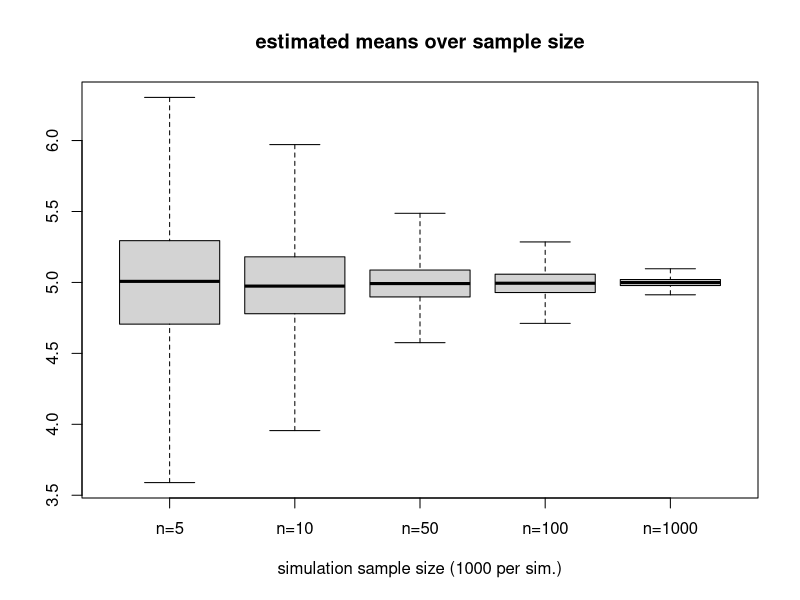
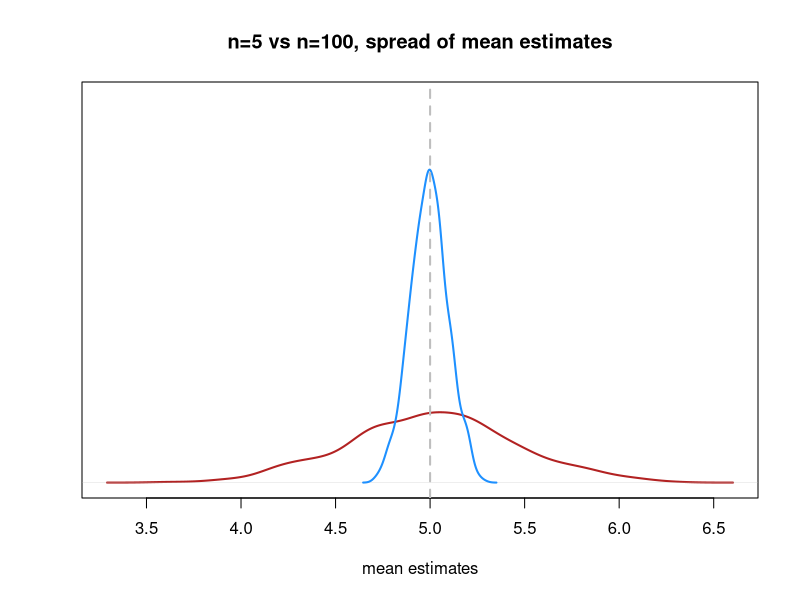
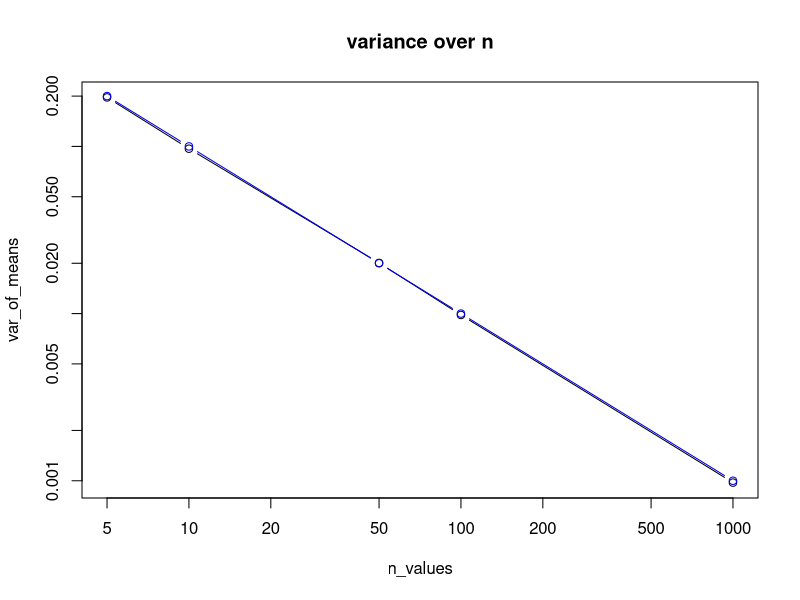
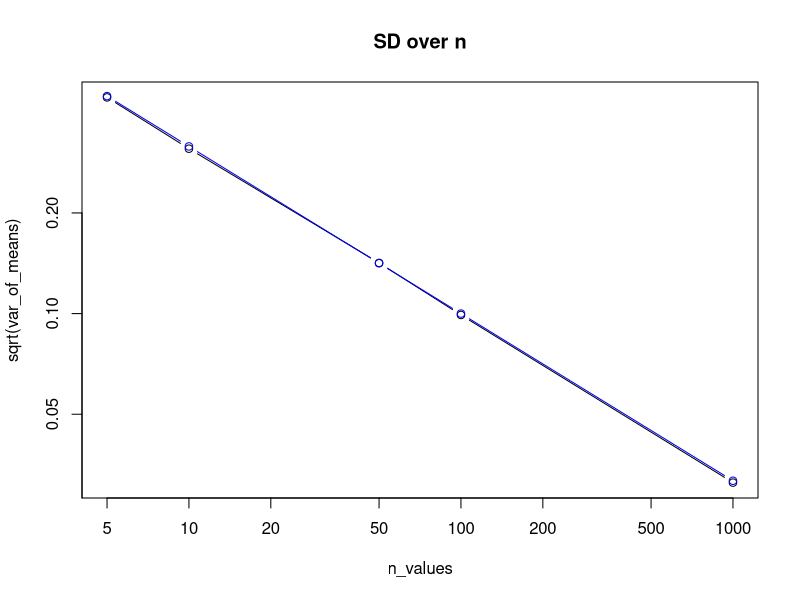

Reproduce these figures in R, in order.
## ---- chunk 1
#| label: initialize
#| echo: FALSE
knitr::opts_chunk$set(echo = TRUE, fig.width=7, fig.height=5) 
## ---- chunk 2
suppressPackageStartupMessages({

  library(palmerpenguins)

})

table(penguins$species)

gentoo_mass <- penguins$body_mass_g[
  penguins$species == "Gentoo" & !is.na(penguins$body_mass_g)
]

cat("\nnumber of Gentoos:\n")
length(gentoo_mass)
## ---- chunk 3
#| echo: false
plot_penguin_sample <- function(population, sample_mass, hd = FALSE) {
  n <- length(sample_mass)
  plot(
    NA,
    xlim = range(population),
    ylim = c(0.5, 1.5),
    yaxt = "n",
    ylab = "",
    bty = "l",
    main = paste0("Sample of n = ", n, " Gentoo penguins"),
    xlab = "body mass (g)"
  )
  y_pos <- jitter(rep(1, n), amount = 0.3)
  if (hd) {
    text(x = sample_mass, y = y_pos, labels = "\U1F427", cex = 1.5)
  } else {
    points(x = sample_mass, y = y_pos, pch = 19,
           col = adjustcolor("grey30", 0.75), cex = 2.2)
    points(x = sample_mass - 45, y = y_pos - .01, pch = 17,
           col = adjustcolor("darkorange", 0.5), cex = 1.2)
  }
  abline(v = mean(sample_mass), col = "firebrick", lwd = 2)
  abline(v = mean(population), col = "darkgreen", lwd = 2, lty = 2)
  legend(
    "topright",
    legend = c(
      paste0("sample mean = ", round(mean(sample_mass))),
      paste0("population mean = ", round(mean(population)))
    ),
    col = c("firebrick", "darkgreen"),
    lty = c(1, 2),
    lwd = 2, 
    y.intersp = 1.5
  )
}
## ---- chunk 4
my_list <- list(a = 1, b = 1:5, c = 1:10)
my_list
lapply(X = my_list, FUN = \(x) 2 * x) # iterate over list
## ---- chunk 5
sapply(my_list, \(x) sum(x))
sapply(my_list, \(x) c(sum = sum(x), prod = prod(x)))
## ---- chunk 6
sapply(my_list, sum)
## ---- chunk 7
set.seed(3)
replicate(n=5, expr = { rnorm(n=1) * 10 + 3 })
## ---- chunk 8
set.seed(3)
rnorm(n=5, mean=3, sd=10)
## ---- chunk 9
set.seed(5)
# these 'n' represent sample sizes
n_values <- c(5, 10, 50, 100, 1000)
true_mean <- 5
true_sd <- 1
# estimate means for one simulation per 'n'
est_means <- sapply(n_values, \(n) {
  mean( rnorm(n, mean = true_mean, sd = true_sd) )
})
data.frame(n = n_values, est_means)
## ---- chunk 10
#| exercise: sapply_ex
#| solution: true
set.seed(5)
est_means <- sapply(n_values, \(n) {
  mean( rnorm(n, mean = true_mean, sd = true_sd) )
})
data.frame(n = n_values, est_means)
## ---- chunk 11
simulate_estimating_means <- \(n, nreps, mean, sd) {
  replicate(nreps, {
    mean( rnorm(n=n, mean=mean, sd=sd) )
  })
}
## ---- chunk 12
simulate_estimating_means(n = 100, nreps = 4, mean = -3, sd = 1)
## ---- chunk 13
n_values <- c(5, 10, 50, 100, 1000)
true_mean <- 5
true_sd <- 1
nreps <- 1000 # how many simulations
est_means <- lapply(
  n_values,
  simulate_estimating_means,
  nreps=nreps,
  mean=true_mean,
  sd=true_sd
)
## ---- chunk 14
length(est_means)
head(est_means[[1]])
head(est_means[[5]])
## ---- chunk 15
names(est_means) <- paste0("n=", n_values)
boxplot(
  est_means,
  range = 0, # no 'outliers'
  main = "estimated means over sample size",
  xlab = paste0("simulation sample size (",nreps," per sim.)")
) 
## ---- chunk 16
plot(
  density(est_means[["n=5"]]),
  col = "firebrick",
  lwd = 2,
  ylim = c(0, 5),
  main = "n=5 vs n=100, spread of mean estimates",
  xlab = "mean estimates",
  yaxt = "n", ylab=""
)
lines(
  density(est_means[["n=100"]]),
  col = "dodgerblue",
  lwd = 2
)
abline(v=true_mean, lwd=2, lty=2, col="grey")
## ---- chunk 17
(mean_of_means <- sapply(est_means, mean))
## ---- chunk 18
var_of_means <- sapply(est_means, var)
round(var_of_means, 4)
## ---- chunk 19
plot(n_values, var_of_means, type="b", log="xy", main="variance over n")
# theoretical variance:
points(n_values, 1/n_values, type="b", col="blue")
## ---- chunk 20
plot(n_values, sqrt(var_of_means), type="b", log="xy", main="SD over n")
# theoretical variance:
points(n_values, 1/sqrt(n_values), type="b", col="blue")
## ---- chunk 21
sessionInfo()
